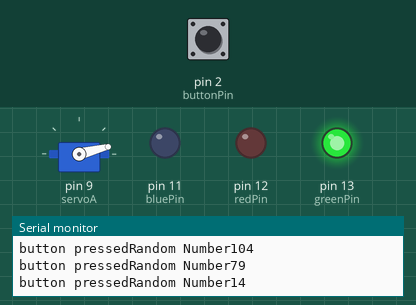
Recording of a sketch running on a simulated Arduino Uno, built with avr-gcc and run on an emulated ATmega328P. Shown: servo, output pins drawn as LEDs (lit = HIGH), the last lines printed to the serial monitor. The inputs (shaded band) are chosen by the test bench; at power-on: pin 2 (buttonPin) LOW. Random numbers use the default seed unless the sketch sets one.

Above: at 2.3 s.
2.4 s: pin 2 (buttonPin) pulled HIGH for 0.95 s
At 4.7 s:
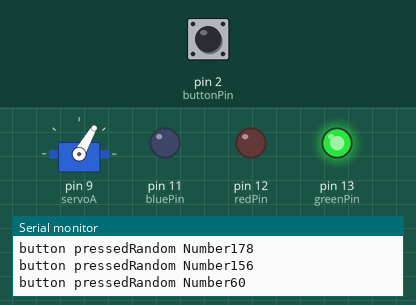
9.5 s: pin 2 (buttonPin) pulled HIGH for 0.95 s
At 10.2 s:
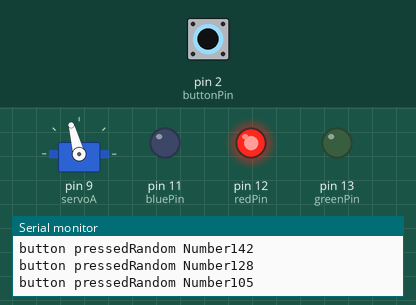
17.6 s: pin 2 (buttonPin) pulled HIGH for 3.2 s
At 18.9 s:
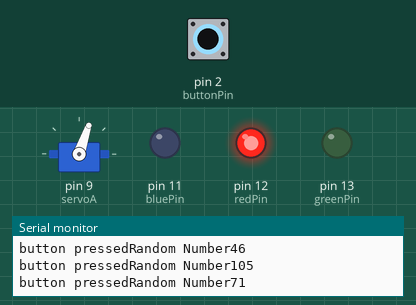
22.3 s: pin 2 (buttonPin) pulled HIGH for 0.95 s
At 23.0 s:
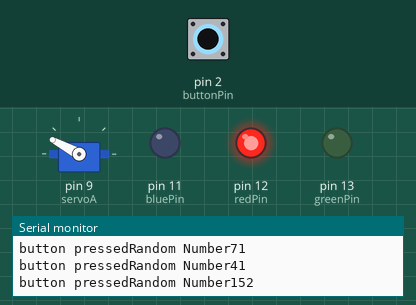
30.4 s: pin 2 (buttonPin) pulled HIGH for 0.95 s
At 32.2 s:
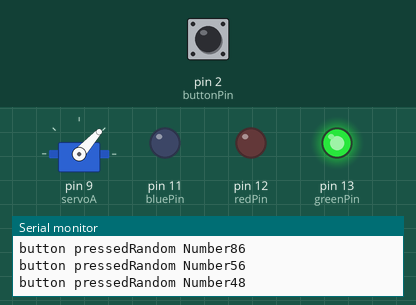
Timing chart, 0 to 34.9 s (numbered marks = the images above; inputs shaded):
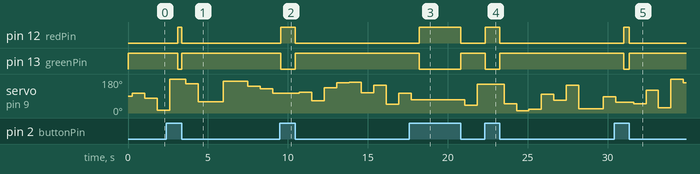

Measured:
- after the input at 2.4 s, pin 12 (redPin): LOW → HIGH after 0.70 s, → LOW 0.25 s later; pin 13 (greenPin): HIGH → LOW after 0.70 s, → HIGH 0.25 s later
- after the input at 9.5 s, pin 12 (redPin): LOW → HIGH after 0.05 s, → LOW 0.90 s later; pin 13 (greenPin): HIGH → LOW after 0.05 s, → HIGH 0.90 s later
- after the input at 17.6 s, pin 12 (redPin): LOW → HIGH after 0.61 s, → LOW 2.6 s later; pin 13 (greenPin): HIGH → LOW after 0.61 s, → HIGH 2.6 s later
- after the input at 22.3 s, pin 12 (redPin): LOW → HIGH after 0.05 s, → LOW 0.90 s later; pin 13 (greenPin): HIGH → LOW after 0.05 s, → HIGH 0.90 s later
- after the input at 30.4 s, pin 12 (redPin): LOW → HIGH after 0.61 s, → LOW 0.34 s later; pin 13 (greenPin): HIGH → LOW after 0.61 s, → HIGH 0.34 s later

The sketch:

Stu_Servo_Push_Button.ino
```cpp
/* Servo Learning
by Brandon Stuhlmueller <signsbystu.com>
29 March 2019
 */
#include <Servo.h>
Servo servoA; //creates a servo object called servoa this allows you to conrol it by calling it servoA later
int pos = 0; //variable to store the servo position
const int redPin = 12; //pin the red LED is connected to
const int greenPin = 13; //pin the yellow LED is connected to
const int bluePin = 11; //pin for blue LED
const int buttonPin = 2; //pushbutton pin
int buttonState = 0; //variable for reading pushbutton status

void setup() {
  servoA.attach(9); // this attaches the name servoA to pin 9 on the arduino
  pinMode(buttonPin, INPUT); // set the pushbutton input pin
  pinMode(redPin, OUTPUT); // initialize the LED pin as an output
  pinMode(greenPin, OUTPUT); // initialize the LED pin as an output
  pinMode(bluePin, OUTPUT); // initialize the LED pin as an output
  Serial.begin(9600);//start serial port
  randomSeed(analogRead(0));  //start number generator using pin A0
}

void loop() {
  buttonState = digitalRead(buttonPin); //read state of button with digitalRead and store value in buttonState
  if (buttonState == HIGH){ //checks state of button
  digitalWrite(redPin, HIGH); //Roxanne turn on the red light - keep it on until button is pressed
  digitalWrite(greenPin, LOW); //make sure the green light is off when button is high
  } else {
    digitalWrite(greenPin, HIGH); //turn on the green light
    digitalWrite(redPin, LOW); //turn off the reeeed lighhhttt
    pos = random(0,180); //generate random number from 0-180
    delay(275); //set a delay so the number has time to generate and get loaded
    Serial.print("button pressed");
    Serial.print("Random Number");
    Serial.println(pos);
    servoA.write(pos);
    delay (500);
  }
}
```
